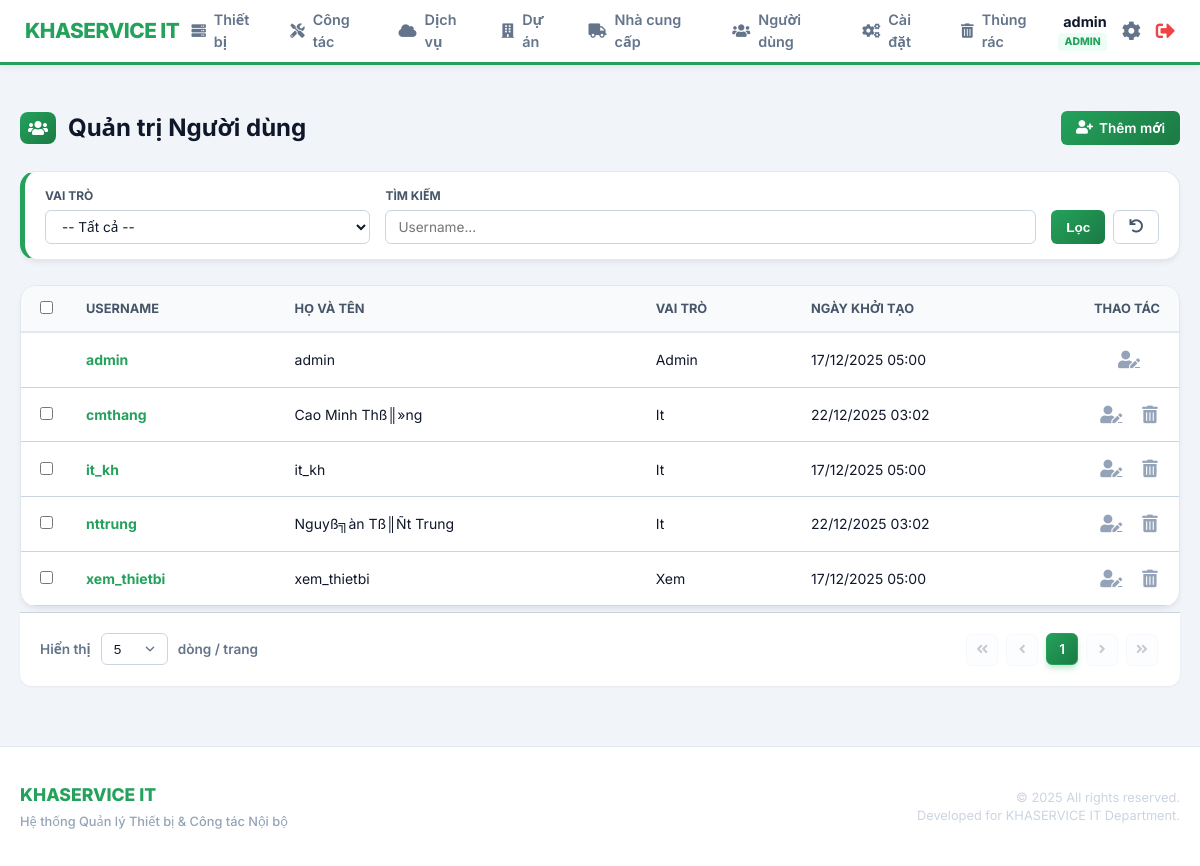
Before: /index.php?page=users/list (signed in) with the older database file.
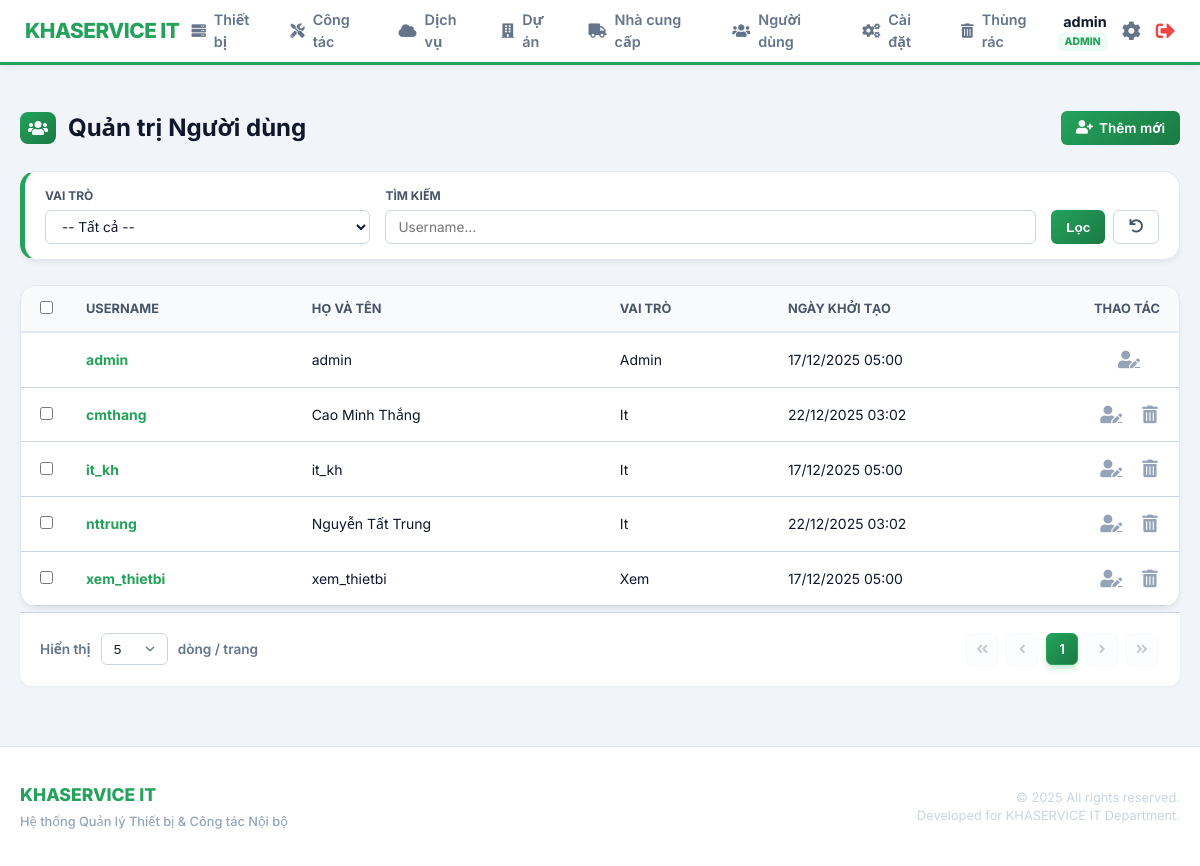
After: the same page with the newer database file.
### tables this page shows
CREATE TABLE `users` (
  `id` int(11) NOT NULL AUTO_INCREMENT,
  `username` varchar(100) NOT NULL COMMENT 'T??n ????ng nh???p',
  `fullname` varchar(100) DEFAULT NULL,
  `password` varchar(255) NOT NULL COMMENT 'M???t kh???u (hash)',
  `role` varchar(50) DEFAULT NULL COMMENT 'Vai tr??: admin / it / xem',
  `created_at` timestamp NOT NULL DEFAULT current_timestamp(),
  `deleted_at` timestamp NULL DEFAULT NULL,
  PRIMARY KEY (`id`),
  UNIQUE KEY `username` (`username`)
);

### modules/users/list.php (the view, shortened to what the changed rows need)
<?php
$rows_per_page = (isset($_GET['limit']) && is_numeric($_GET['limit'])) ? (int)$_GET['limit'] : 5;
$current_page  = (isset($_GET['p']) && is_numeric($_GET['p'])) ? (int)$_GET['p'] : 1;
$where_clauses = ["deleted_at IS NULL"];
$where_sql = !empty($where_clauses) ? ' WHERE ' . implode(' AND ', $where_clauses) : '';
$offset = ($current_page - 1) * $rows_per_page;
$stmt = $pdo->prepare("SELECT id, username, fullname, role, created_at FROM users $where_sql ORDER BY username LIMIT :limit OFFSET :offset");
$stmt->bindValue(':limit',  $rows_per_page, PDO::PARAM_INT);
$stmt->bindValue(':offset', $offset, PDO::PARAM_INT);
$stmt->execute();
$users_list = $stmt->fetchAll();
?>
<div class="page-header">
    <h2><i class="fas fa-users"></i> Quản trị Người dùng</h2>
</div>
<form action="index.php?page=users/delete_multiple" method="POST" id="users-form">
    <div class="table-container card">
        <table class="content-table">
            <thead>
                <tr>
                    <th width="40"><input type="checkbox" id="select-all"></th>
                    <th>Username</th>
                    <th>Họ và tên</th>
                    <th>Vai trò</th>
                    <th>Ngày khởi tạo</th>
                    <th width="100" class="text-center">Thao tác</th>
                </tr>
            </thead>
            <tbody>
                <?php foreach ($users_list as $u): ?>
                    <tr>
                        <td>
                            <?php if($u['username'] !== $_SESSION['username']): ?>
                                <input type="checkbox" name="ids[]" value="<?php echo $u['id']; ?>" class="row-checkbox">
                            <?php endif; ?>
                        </td>
                        <td class="font-bold text-primary"><?php echo htmlspecialchars($u['username']); ?></td>
                        <td><?php echo htmlspecialchars($u['fullname']); ?></td>
                        <td><?php echo ucfirst(htmlspecialchars($u['role'])); ?></td>
                        <td class="text-muted"><?php echo date('d/m/Y H:i', strtotime($u['created_at'])); ?></td>
                        <td class="actions text-center">
                            <a href="index.php?page=users/edit&id=<?php echo $u['id']; ?>" class="btn-icon" title="Sửa"><i class="fas fa-user-edit"></i></a>
                            <?php if($u['username'] !== $_SESSION['username']): ?>
                                <a href="index.php?page=users/delete&id=<?php echo $u['id']; ?>" data-url="index.php?page=users/delete&id=<?php echo $u['id']; ?>&confirm_delete=1" class="btn-icon delete-btn" title="Xóa"><i class="fas fa-trash-alt"></i></a>
                            <?php endif; ?>
                        </td>
                    </tr>
                <?php endforeach; ?>
            </tbody>
        </table>
    </div>
</form>

Changed rows visible on the page:
changed users "cmthang": fullname "Cao Minh Thß║»ng" → "Cao Minh Thắng"
changed users "nttrung": fullname "Nguyß╗àn Tß║Ñt Trung" → "Nguyễn Tất Trung"
